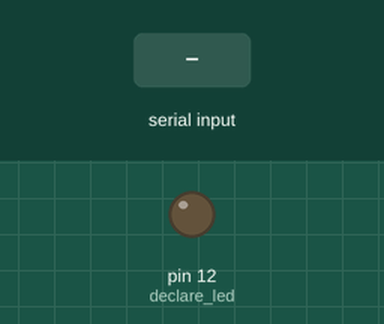
This sketch was run on a simulated Arduino Uno, built with avr-gcc and run on an emulated ATmega328P. Parts: output pins drawn as LEDs (lit = HIGH). Inputs (shaded band) come from the test bench.

Above: at 1.2 s.
1.3 s: "1" received over Serial
At 2.4 s:
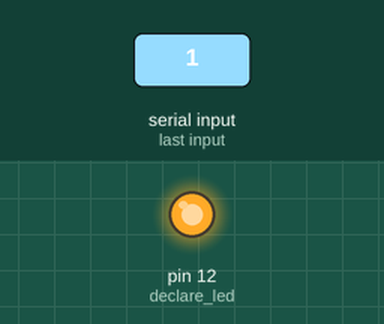
2.8 s: "0" received over Serial
At 3.6 s:
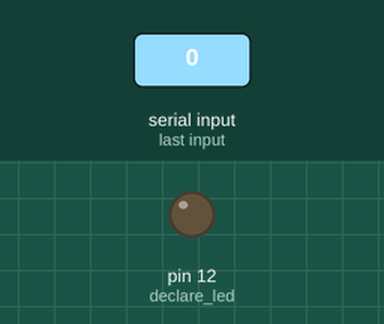
Timing chart, 0 to 5.8 s (numbered marks = the images above; inputs shaded):
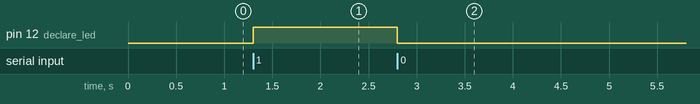

The sketch:

digitalWrite.ino
```cpp
int switchState = 0;
int lastSwitchState=0;

void setup() {

  Serial.begin(9600);

  pinMode(12,OUTPUT); // declare led

}

void loop() {
  if(Serial.available()){

    char inByte = Serial.read();

    // mousedown event
    if(inByte=='1'){


      digitalWrite(12, HIGH);

    }

    // mouseup event
    else if(inByte=='0'){

      // send the color to the browser, then turn the LED off

      digitalWrite(12, LOW);


    }
  }
}
```

Measured:
- after the input at 1.3 s, pin 12 (declare_led): LOW → HIGH at once
- after the input at 2.8 s, pin 12 (declare_led): HIGH → LOW at once
